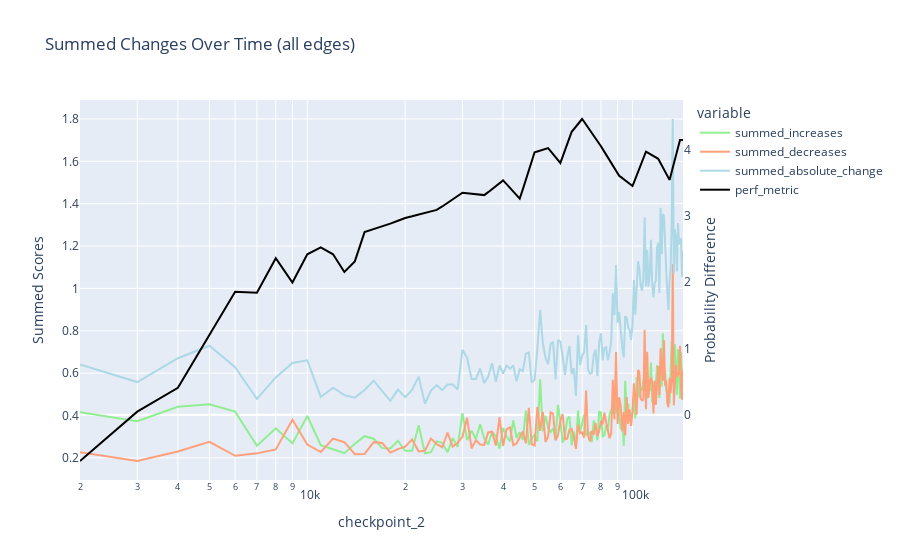

Write notebook code for a chart like this one.
### Code cell
gtd_results = compute_gtd(df)

# Add a new column for the performance metric by mapping the checkpoint_2 values using the perf_metric_dict
gtd_results['perf_metric'] = gtd_results['checkpoint_2'].map(perf_metric_dict)

# Interpolate missing values
gtd_results['perf_metric'] = gtd_results['perf_metric'].interpolate(method='linear')

# plot weighted additions, deletions, and total weighted GTD over time
fig = px.line(gtd_results, x='checkpoint_2', y=['summed_increases', 'summed_decreases', 'summed_absolute_change'], title='Summed Changes Over Time (all edges)', log_x=True)

# Specify colors for each line
colors = {'summed_increases': 'lightgreen', 'summed_decreases': 'lightsalmon', 'summed_absolute_change': 'lightblue', 'perf_metric': 'black'}

# Update each trace with the specified color
for i, trace in enumerate(fig.data):
    fig.data[i].update(line=dict(color=colors[trace.name]))


# Convert to a go.Figure to add secondary Y-axis features and add the performance metric line
fig.update_layout(
    yaxis2=dict(title="Probability Difference", overlaying="y", side="right", showgrid=False)
)
fig.add_trace(
    go.Scatter(x=gtd_results['checkpoint_2'], y=gtd_results['perf_metric'], name='perf_metric', mode='lines', yaxis='y2', line=dict(color=colors['perf_metric']))
)

# Optional: Update the layout if you need to adjust titles or other aesthetics
fig.update_layout(
    yaxis_title="Summed Scores"
)

fig.show()

### Figure 1 — Plotly figure (JSON) as saved in the notebook; plotly's stock layout.template omitted (floating-point values rounded to 4 significant figures; data arrays with more than 128 entries replaced by an {"elided": "..."} marker saying what was removed)
{"data": [{"hovertemplate": "variable=summed_increases<br>checkpoint_2=%{x}<br>value=%{y}<extra></extra>", "legendgroup": "summed_increases", "line": {"color": "lightgreen", "dash": "solid"}, "marker": {"symbol": "circle"}, "mode": "lines", "name": "summed_increases", "orientation": "v", "showlegend": true, "type": "scatter", "x": {"elided": "142 int values"}, "xaxis": "x", "y": {"elided": "142 float values"}, "yaxis": "y"}, {"hovertemplate": "variable=summed_decreases<br>checkpoint_2=%{x}<br>value=%{y}<extra></extra>", "legendgroup": "summed_decreases", "line": {"color": "lightsalmon", "dash": "solid"}, "marker": {"symbol": "circle"}, "mode": "lines", "name": "summed_decreases", "orientation": "v", "showlegend": true, "type": "scatter", "x": {"elided": "142 int values"}, "xaxis": "x", "y": {"elided": "142 float values"}, "yaxis": "y"}, {"hovertemplate": "variable=summed_absolute_change<br>checkpoint_2=%{x}<br>value=%{y}<extra></extra>", "legendgroup": "summed_absolute_change", "line": {"color": "lightblue", "dash": "solid"}, "marker": {"symbol": "circle"}, "mode": "lines", "name": "summed_absolute_change", "orientation": "v", "showlegend": true, "type": "scatter", "x": {"elided": "142 int values"}, "xaxis": "x", "y": {"elided": "142 float values"}, "yaxis": "y"}, {"line": {"color": "black"}, "mode": "lines", "name": "perf_metric", "type": "scatter", "x": {"elided": "142 int values"}, "y": {"elided": "142 float values"}, "yaxis": "y2"}], "layout": {"legend": {"title": {"text": "variable"}, "tracegroupgap": 0}, "title": {"text": "Summed Changes Over Time (all edges)"}, "xaxis": {"anchor": "y", "domain": [0, 1], "title": {"text": "checkpoint_2"}, "type": "log"}, "yaxis": {"anchor": "x", "domain": [0, 1], "title": {"text": "Summed Scores"}}, "yaxis2": {"overlaying": "y", "showgrid": false, "side": "right", "title": {"text": "Probability Difference"}}}}
